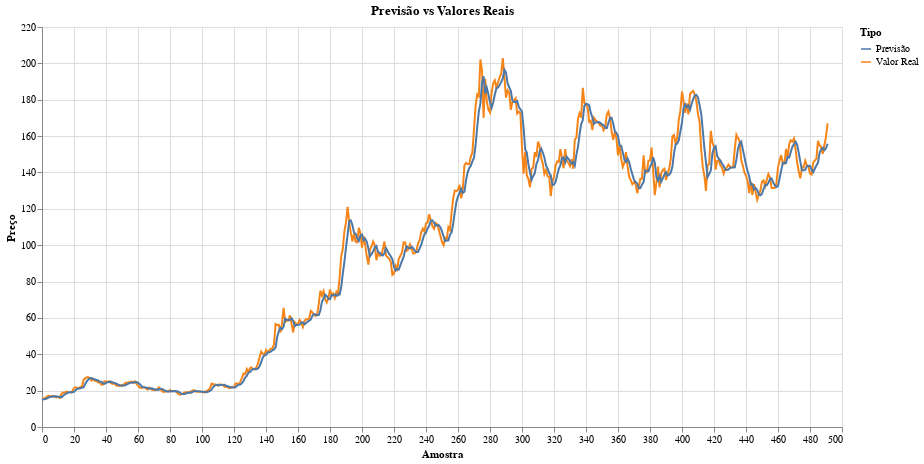

This figure's notebook cell:
### Code cell
grafico = alt.Chart(df_resultados_melted).mark_line().encode(
    x='Amostra:Q',
    y='Preço:Q',
    color='Tipo:N'
).properties(
    title='Previsão vs Valores Reais',
    width=800,
    height=400
)

grafico.show()

### Figure 1 — Vega-Lite specification as saved in the notebook (floating-point values rounded to 4 significant figures; data arrays with more than 128 entries replaced by an {"elided": "..."} marker saying what was removed)
{"config": {"view": {"continuousWidth": 300, "continuousHeight": 300}}, "data": {"name": "data-53cb1faad8d0740aabc0dff2408ea8e1"}, "mark": {"type": "line"}, "encoding": {"color": {"field": "Tipo", "type": "nominal"}, "x": {"field": "Amostra", "type": "quantitative"}, "y": {"field": "Preço", "type": "quantitative"}}, "height": 400, "title": "Previsão vs Valores Reais", "width": 800, "$schema": "https://vega.github.io/schema/vega-lite/v5.20.1.json", "datasets": {"data-53cb1faad8d0740aabc0dff2408ea8e1": {"elided": "984 records"}}}
